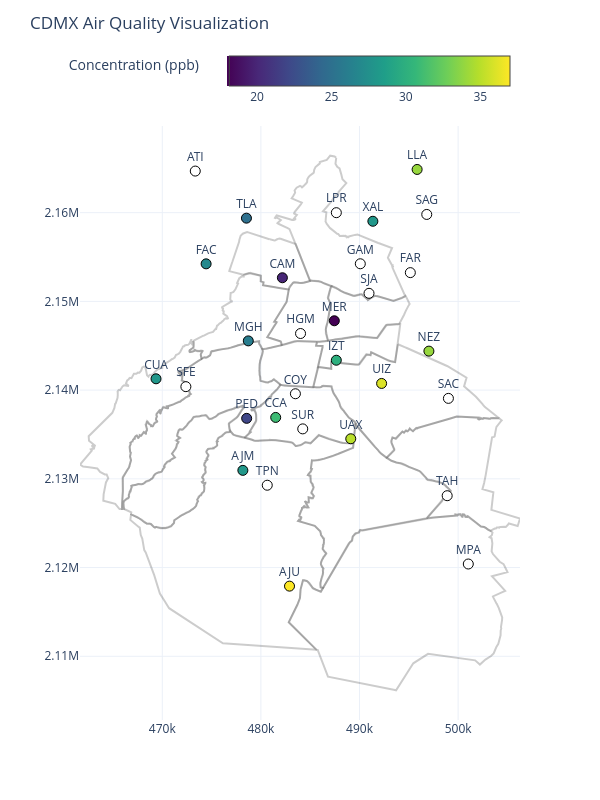

The notebook cell saved with this chart:
### Code cell
import plotly.graph_objects as go

# Create the figure
fig = go.Figure()

# Add the CDMX polygons
for _, row in cdmx.iterrows():
    x, y = row.geometry.geoms[0].exterior.xy
    fig.add_trace(go.Scatter(
        x=x.tolist(), 
        y=y.tolist(), 
        mode='lines', 
        line=dict(color='rgba(0,0,0,0.2)'),
        fill='toself',
        fillcolor='rgba(255, 255, 255, 0.1)',
        name='CDMX'
    ))



fig.add_trace(go.Scatter(
    x=df_day['longitude'], 
    y=df_day['latitude'], 
    mode='markers+text',
    marker=dict(
        size=10,
        color=df_day['value'].apply(lambda v: v if not np.isnan(v) else 'white'),
        colorscale='Viridis',
        showscale=True,
        colorbar=dict(title="Concentration (ppb)", orientation="h"),
        line=dict(color='black', width=1)  # Add black border to markers
    ),
    text=df_day['station'],
    textposition="top center",
    hoverinfo='text',
    hovertext=df_day['station'] + ": " + df_day['value'].round(2).astype(str),
    name='Stations'
))


# Update layout
fig.update_layout(
    title="CDMX Air Quality Visualization",
    # xaxis_title="Longitude",
    # yaxis_title="Latitude",
    template="plotly_white",
    showlegend=False,
    width=600,
    height=800
)

# # Add the image from the "new" array
# fig.add_trace(go.Heatmap(
#     z=max_filtered,
#     x=x_grid,
#     y=y_grid,
#     colorscale='Viridis',
#     colorbar=dict(title="Weighted KDE"),
#     opacity=0.6
# ))


# Show the plot
fig.show()

### Figure 1 — Plotly figure (JSON) as saved in the notebook; plotly's stock layout.template omitted (floating-point values rounded to 4 significant figures; data arrays with more than 128 entries replaced by an {"elided": "..."} marker saying what was removed)
{"data": [{"fill": "toself", "fillcolor": "rgba(255, 255, 255, 0.1)", "line": {"color": "rgba(0,0,0,0.2)"}, "mode": "lines", "name": "CDMX", "type": "scatter", "x": {"elided": "1931 float values"}, "y": {"elided": "1931 float values"}}, {"fill": "toself", "fillcolor": "rgba(255, 255, 255, 0.1)", "line": {"color": "rgba(0,0,0,0.2)"}, "mode": "lines", "name": "CDMX", "type": "scatter", "x": {"elided": "1897 float values"}, "y": {"elided": "1897 float values"}}, {"fill": "toself", "fillcolor": "rgba(255, 255, 255, 0.1)", "line": {"color": "rgba(0,0,0,0.2)"}, "mode": "lines", "name": "CDMX", "type": "scatter", "x": {"elided": "435 float values"}, "y": {"elided": "435 float values"}}, {"fill": "toself", "fillcolor": "rgba(255, 255, 255, 0.1)", "line": {"color": "rgba(0,0,0,0.2)"}, "mode": "lines", "name": "CDMX", "type": "scatter", "x": {"elided": "481 float values"}, "y": {"elided": "481 float values"}}, {"fill": "toself", "fillcolor": "rgba(255, 255, 255, 0.1)", "line": {"color": "rgba(0,0,0,0.2)"}, "mode": "lines", "name": "CDMX", "type": "scatter", "x": {"elided": "624 float values"}, "y": {"elided": "624 float values"}}, {"fill": "toself", "fillcolor": "rgba(255, 255, 255, 0.1)", "line": {"color": "rgba(0,0,0,0.2)"}, "mode": "lines", "name": "CDMX", "type": "scatter", "x": {"elided": "393 float values"}, "y": {"elided": "393 float values"}}, {"fill": "toself", "fillcolor": "rgba(255, 255, 255, 0.1)", "line": {"color": "rgba(0,0,0,0.2)"}, "mode": "lines", "name": "CDMX", "type": "scatter", "x": {"elided": "686 float values"}, "y": {"elided": "686 float values"}}, {"fill": "toself", "fillcolor": "rgba(255, 255, 255, 0.1)", "line": {"color": "rgba(0,0,0,0.2)"}, "mode": "lines", "name": "CDMX", "type": "scatter", "x": {"elided": "1301 float values"}, "y": {"elided": "1301 float values"}}, {"fill": "toself", "fillcolor": "rgba(255, 255, 255, 0.1)", "line": {"color": "rgba(0,0,0,0.2)"}, "mode": "lines", "name": "CDMX", "type": "scatter", "x": {"elided": "1349 float values"}, "y": {"elided": "1349 float values"}}, {"fill": "toself", "fillcolor": "rgba(255, 255, 255, 0.1)", "line": {"color": "rgba(0,0,0,0.2)"}, "mode": "lines", "name": "CDMX", "type": "scatter", "x": {"elided": "789 float values"}, "y": {"elided": "789 float values"}}, {"fill": "toself", "fillcolor": "rgba(255, 255, 255, 0.1)", "line": {"color": "rgba(0,0,0,0.2)"}, "mode": "lines", "name": "CDMX", "type": "scatter", "x": {"elided": "897 float values"}, "y": {"elided": "897 float values"}}, {"fill": "toself", "fillcolor": "rgba(255, 255, 255, 0.1)", "line": {"color": "rgba(0,0,0,0.2)"}, "mode": "lines", "name": "CDMX", "type": "scatter", "x": {"elided": "1298 float values"}, "y": {"elided": "1298 float values"}}, {"fill": "toself", "fillcolor": "rgba(255, 255, 255, 0.1)", "line": {"color": "rgba(0,0,0,0.2)"}, "mode": "lines", "name": "CDMX", "type": "scatter", "x": {"elided": "1168 float values"}, "y": {"elided": "1168 float values"}}, {"fill": "toself", "fillcolor": "rgba(255, 255, 255, 0.1)", "line": {"color": "rgba(0,0,0,0.2)"}, "mode": "lines", "name": "CDMX", "type": "scatter", "x": {"elided": "602 float values"}, "y": {"elided": "602 float values"}}, {"fill": "toself", "fillcolor": "rgba(255, 255, 255, 0.1)", "line": {"color": "rgba(0,0,0,0.2)"}, "mode": "lines", "name": "CDMX", "type": "scatter", "x": {"elided": "472 float values"}, "y": {"elided": "472 float values"}}, {"fill": "toself", "fillcolor": "rgba(255, 255, 255, 0.1)", "line": {"color": "rgba(0,0,0,0.2)"}, "mode": "lines", "name": "CDMX", "type": "scatter", "x": {"elided": "382 float values"}, "y": {"elided": "382 float values"}}, {"hoverinfo": "text", "hovertext": ["FAC: 27.0", "SAG: nan", "TLA: 25.0", "XAL: 28.0", "MER: 18.0", "PED: 22.0", "UIZ: 36.0", "CUA: 28.0", "TPN: nan", "TAH: nan", "SUR: nan", "COY: nan", "IZT: 30.0", "AJM: 28.0", "AJU: 37.0", "ATI: nan", "CAM: 20.0", "CCA: 31.0", "FAR: nan", "GAM: nan", "HGM: nan", "LLA: 34.0", "LPR: nan", "MGH: 26.0", "MPA: nan", "NEZ: 34.0", "SAC: nan", "SFE: nan", "SJA: nan", "UAX: 35.0"], "marker": {"color": [27, "white", 25, 28, 18, 22, 36, 28, "white", "white", "white", "white", 30, 28, 37, "white", 20, 31, "white", "white", "white", 34, "white", 26, "white", 34, "white", "white", "white", 35], "colorbar": {"orientation": "h", "title": {"text": "Concentration (ppb)"}}, "colorscale": [[0, "#440154"], [0.1111, "#482878"], [0.2222, "#3e4989"], [0.3333, "#31688e"], [0.4444, "#26828e"], [0.5556, "#1f9e89"], [0.6667, "#35b779"], [0.7778, "#6ece58"], [0.8889, "#b5de2b"], [1, "#fde725"]], "line": {"color": "black", "width": 1}, "showscale": true, "size": 10}, "mode": "markers+text", "name": "Stations", "text": ["FAC", "SAG", "TLA", "XAL", "MER", "PED", "UIZ", "CUA", "TPN", "TAH", "SUR", "COY", "IZT", "AJM", "AJU", "ATI", "CAM", "CCA", "FAR", "GAM", "HGM", "LLA", "LPR", "MGH", "MPA", "NEZ", "SAC", "SFE", "SJA", "UAX"], "textposition": "top center", "type": "scatter", "x": [474400.0, 496800.0, 478500.0, 491400.0, 487400.0, 478600.0, 492200.0, 469400.0, 480600.0, 498900.0, 484200.0, 483500.0, 487600.0, 478200.0, 482900.0, 473300.0, 482200.0, 481500.0, 495200.0, 490100.0, 484000.0, 495800.0, 487700.0, 478700.0, 501000.0, 497000.0, 499000.0, 472400.0, 491000.0, 489100.0], "y": [2154000.0, 2160000.0, 2159000.0, 2159000.0, 2148000.0, 2137000.0, 2141000.0, 2141000.0, 2129000.0, 2128000.0, 2136000.0, 2140000.0, 2143000.0, 2131000.0, 2118000.0, 2165000.0, 2153000.0, 2137000.0, 2153000.0, 2154000.0, 2146000.0, 2165000.0, 2160000.0, 2146000.0, 2120000.0, 2144000.0, 2139000.0, 2140000.0, 2151000.0, 2135000.0]}], "layout": {"height": 800, "showlegend": false, "title": {"text": "CDMX Air Quality Visualization"}, "width": 600}}
